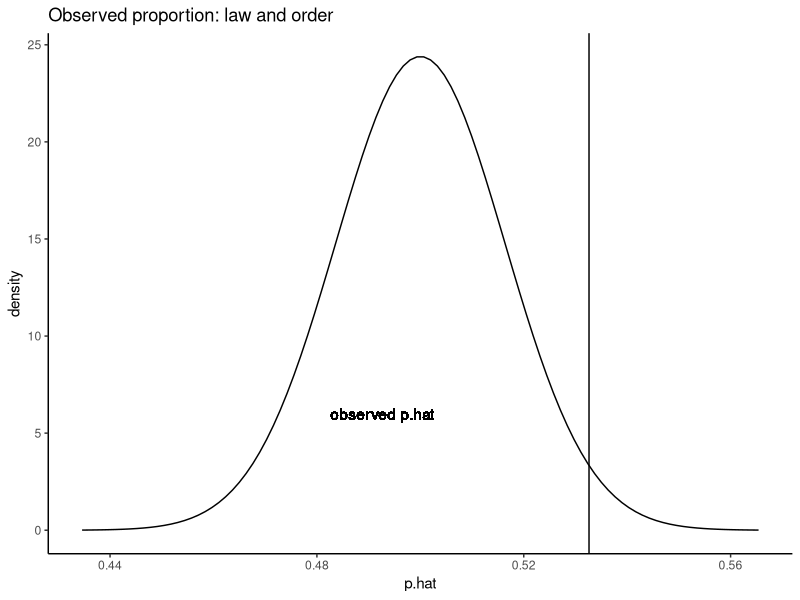
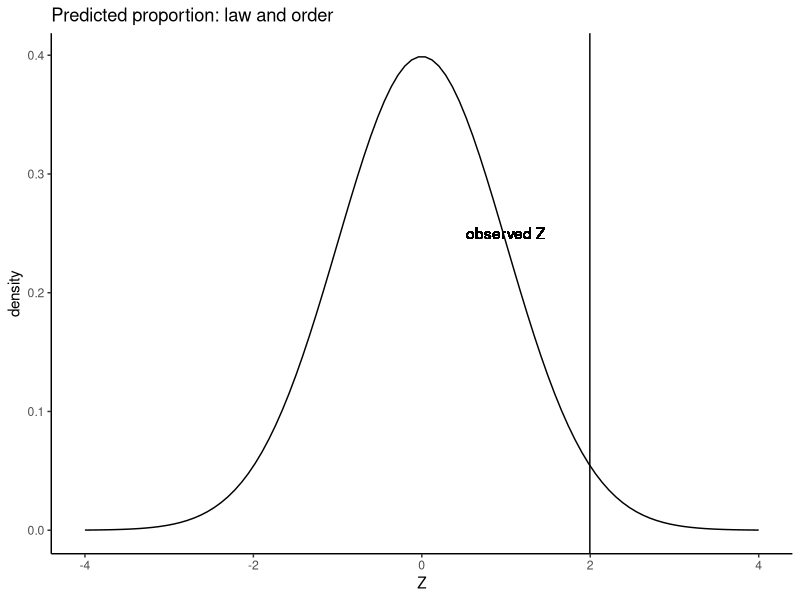
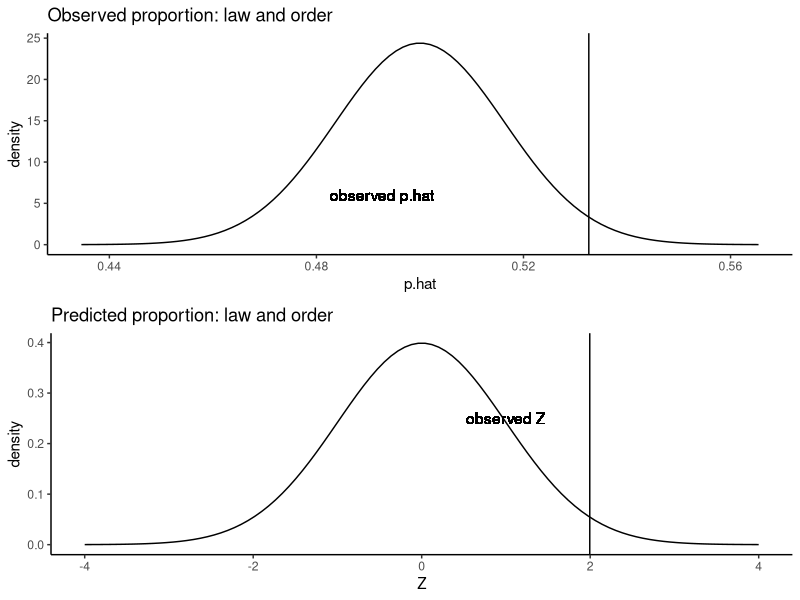

These figures' R source, in order:
#############################################################################################
## Danielle Senechal
## CSC 315, Lab #6 
#############################################################################################

library(ggplot2)
library(gtools)
library(dplyr)
library(cowplot)

# Question 1a ###############################################################################
p.hat <- 498/935
p <- 0.50
n <-  935

mu <- p
mu #expected
sd <- sqrt(p*(1-p)/n) 
sd #expected

mu.actual <- p.hat
mu.actual #actual
sd.actual <- sqrt(p.hat*(1-p.hat)/n) 
sd.actual #actual

# Question 1b ###############################################################################
df.phat <- data.frame(x = seq(mu-4*sd, mu+4*sd, length.out = 100)) %>%
  mutate(y = dnorm(x, mean = mu, sd = sd))

plot.phat <- ggplot(df.phat) + geom_line(aes(x, y)) +
  theme_classic() + ggtitle("Observed proportion: law and order") +
  labs(x = "p.hat", y = "density") +
  geom_vline(xintercept = p.hat) + 
  geom_text(aes(x=p.hat-.04, y=6), label = "observed p.hat")
plot.phat

# Question 1c ###############################################################################
Z = (p.hat - mu) / (sd)
Z
x = seq(-4,4, length.out = 100)

df.z <- data.frame(x = seq(-4, 4, length.out = 100)) %>%
  mutate(y = dnorm(x))

plot.z <- ggplot(df.z) + geom_line(aes(x, y)) +
  theme_classic() + ggtitle("Predicted proportion: law and order") +
  labs(x = "Z", y = "density") +
  geom_vline(xintercept = Z) +
  geom_text(aes(x=Z-1, y=.25), label = "observed Z")
plot.z

plot_grid(plot.phat, plot.z, nrow = 2)
p.value = 2*pnorm(-abs(Z))
p.value

# Question 1d ###############################################################################
p2 = prop.test(498, 935, p = 0.50, correct = FALSE)

p2$statistic
sqrt(p2$statistic)

p2$p.value

# Question 1e ###############################################################################

# Because p-value of 0.04605233 is less than 0.05, we can reject the null hypothesis in favor 
# of the alternative. This means there is sufficient evidence that American adults 
# wish to prioritize “law and order”.

# Question 1f ###############################################################################

# We conclude that there is sufficient evidence that American adults 
# wish to prioritize “law and order”, when in reality American adults do not have a preference 
# over which is the bigger priority.

# Question 2a ###############################################################################

# H0: p = 1/6
# HA: p > 1/6

# Null hypothesis (H0): This person has a 1/6 chance at correctly predicting the outcome of a roll
# of a standard die.

# Alternative hypothesis (HA): This person has a greater than 1/6 chance at correctly predicting 
# the outcome of a roll of a standard die, and is a psychic. 

# Question 2b ###############################################################################

psychic = prop.test(12, 50, p = 1/6 , correct = FALSE)

psychic$statistic
sqrt(psychic$statistic)

# Question 2c ###############################################################################

psychic$p.value

# Question 2d ###############################################################################

# Because p-value of 0.1641035 is greater than 0.05, we fail to reject the null hypothesis.
# This means there is not sufficient enough evidence that this person can predict the number 
# rolled on a die, and she is not a psychic.

# Question 2e ###############################################################################

# We conclude that there is not sufficient enough evidence that this person can predict the number 
# rolled on a die, when in reality this person is a psychic and can predict what will be rolled.

# Question 3a ###############################################################################

# H0: p = 0.36
# HA: p ≠ 0.36

# Null hypothesis (H0): There is 36% chance that adults make all/most of their purchases with cash, 
# and the proportion has not changed in the past 5 years.

# Alternative hypothesis (HA): There is a greater or less than 36% chance that adults make 
#all/most of their purchases with cash and the proportion has changed in the past 5 years.

# Question 3b ###############################################################################

cashmoney = prop.test(246, 1024, p = 0.36, correct = FALSE)

cashmoney$statistic
sqrt(cashmoney$statistic)

# Question 3c ###############################################################################

cashmoney$p.value

# Question 3d ###############################################################################

# Because p-value of 1.412361e-15 is less than 0.05, we can reject the null hypothesis in favor 
# of the alternative. This means there is sufficient evidence that there is a greater or less 
# than 36% chance that adults make all/most of their purchases with cash,
# and the proportion has changed in the past 5 years.

# Question 4a ###############################################################################

z.foura = 3.32
p.value.foura = 2*pnorm(-abs(z.foura))
p.value.foura

# With a p-value of 0.0009001745, we reject the null hypothesis in favor of the alternative.

# Question 4b ###############################################################################

z.fourb = -1.3
p.value.fourb = 2*pnorm(-abs(z.fourb))
p.value.fourb

# With a p-value of 0.193601, we fail to reject the null hypothesis.

# Question 4c ###############################################################################

z.fourc = -2.02
p.value.fourc = 2*pnorm(-abs(z.fourc))
p.value.fourc

# With a p-value of 0.04338339, we reject the null hypothesis in favor of the alternative.

# Question 5a ###############################################################################

# H0: p.aspirin – p.placebo = 0
# HA: p.aspirin – p.placebo ≠ 0

# Null hypothesis (H0): A daily dose of aspirin does not reduce the risk of dying from cancer.

# Alternative hypothesis (HA): A daily dose of aspirin can reduce the risk of 
# dying from cancer.

# Question 5b ###############################################################################

p.hat.one <- 327/14035 #aspirin
p.hat.two <- 347/11535 #placebo
n.one <- 14035 #aspirin
n.two <- 11535 # placebo
p.five <- ((n.one * p.hat.one) + (n.two * p.hat.two)) / (n.one + n.two)
p.five

# The estimate of the common population proportion is 0.02635901. 

# Question 5c ###############################################################################

sd.five <- sqrt((p.five * (1 - p.five)) * ((1 / n.one) + (1 / n.two)))
sd.five

# The standard deviation of the difference between the two proportions is 0.002013327

# Question 5d ###############################################################################

x.five  <- c(347, 327)
n.five <- c(11353, 14025)

res.five <- prop.test(x.five, n.five, correct = TRUE)
res.five

# The sample proportions are 0.03056461 for placebo, and 0.02331551 for aspirin. 

# Question 5e ###############################################################################

z.five <- sqrt(res.five$statistic)
z.five

# The z test statistic is 3.531874.

# Question 5f ###############################################################################

res.five$p.value # <- so exact!

# The p-value is 0.000412626.

# Question 5g ###############################################################################

# Because p-value of 0.000412626 is less than 0.05, we can reject the null hypothesis in favor 
# of the alternative. This means there is sufficient evidence that a daily dose of aspirin 
# can reduce the risk of dying from cancer.

# Question 5h ###############################################################################

# We conclude that there is sufficient evidence that a daily dose of aspirin could reduce 
# the risk of dying from cancer, when in reality a daily dose of aspirin does not cause any 
# change, meaning it does not reduce or increase the risk of dying of cancer (False positive).

# Question 5i ###############################################################################

# We conclude that there is not sufficient enough evidence that a daily dose of aspirin 
# reduces the risk of dying of cancer,   there is sufficient enough 
# evidence that a daily dose of aspirin reduces the risk of dying of cancer.
